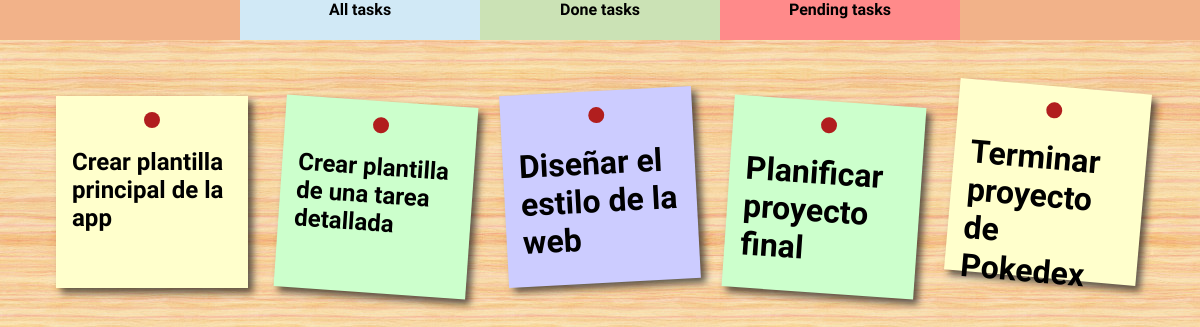
/todo/, run on an earlier commit of the app's database.
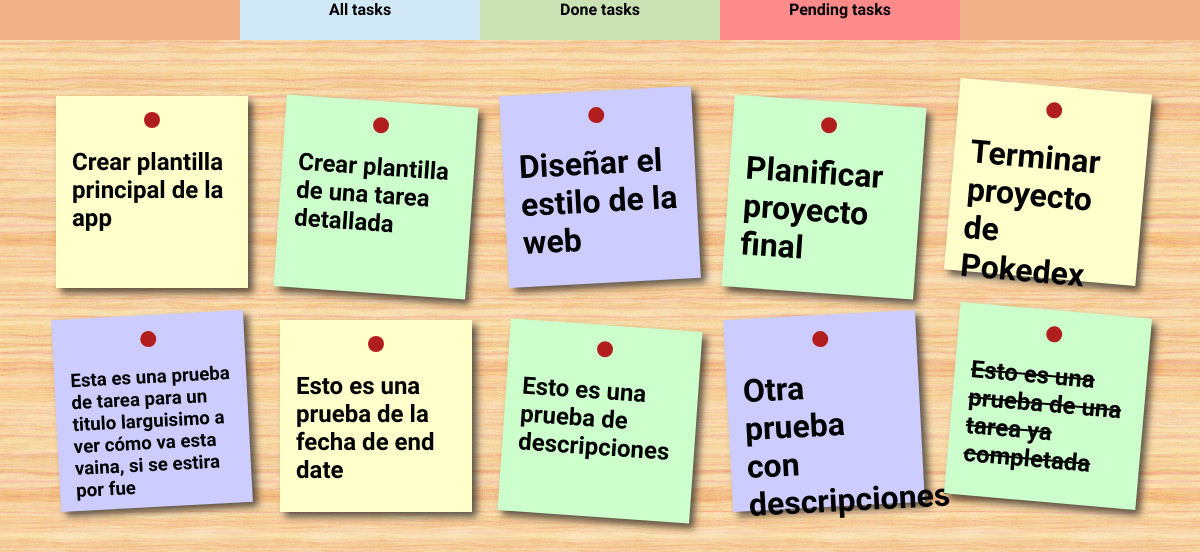
And on a later commit of the database.
### todo/models.py (models this page shows, shortened)
class Task(models.Model):
    title = models.CharField(max_length=100, blank=False, null=False)
    description = models.TextField(max_length=500, null=True, blank=True)
    created_at = models.DateTimeField(auto_now_add=True)
    deadline = models.DateField(null=True, blank=True)
    done = models.BooleanField(default=False)
    slug = models.SlugField(unique=True)

### todo/views.py (the view)
# urls.py: 2. Add a URL to urlpatterns:  path('', views.home, name='home')
def home(request):
    tasks = Task.objects.all()
    return render(request, 'todo/home.html', dict(tasks=tasks))

### todo/templates/todo/home.html (shortened to what this page needs)
{% extends "base.html" %}
{% block body %}
    <ul id="tasks-container">
        {% for task in tasks %}
        <li class>
            <a class="task" href="{% url 'todo:task_detail' task.slug %}">
                <div class="detail-container">
                    <div class="detail"></div>
                </div>
                <div {% if task.done %}style="text-decoration: line-through;"{% endif%}>
                {% if task.title|length < 30 %}
                    <h1 >{{ task.title }}</h1>
                {% elif task.title|length < 50 %}
                    <h2>{{ task.title }}</h2>
                {% else %}
                    <h3>{{ task.title }}</h3>
                {% endif %}
                </div>
            </a>
        </li>
        {% endfor %}
    </ul><br>
{% endblock body %}

### todo/templates/base.html (shortened to what this page needs)
{% load static %}
<!DOCTYPE html>
<html lang="en">
<head>
    <link rel="stylesheet" href="{% static "custom.css" %}">
</head>
<body>
    <header>
        <a href="{% url 'todo:home' %}" id="all-tasks">All tasks</a>
        <a href="{% url 'todo:done_tasks' %}" id="pending-tasks">Done tasks</a>
        <a href="{% url 'todo:pending_tasks' %}" id="done-tasks">Pending tasks</a>
    </header>
    {% block body %}{% endblock body %}
</body>
</html>

### todo/static/custom.css (style rules this page uses)
body { background-image: url(./assets/img/background.jpg); margin: 0; }
#tasks-container { margin: 0; padding-top: 10vh; display: flex; flex-wrap: wrap; justify-content: start; }
ul, li { list-style: none; }
.task { font-family: 'Reenie Beanie'; font-size: 1em; text-decoration:none; color:#000; background:#ffc; display:block; height:10em; width:10em; padding:1em; box-shadow: 5px 5px 7px rgba(33,33,33,.7); transition: 0.3s; }
ul li { margin: 1em; }
ul li:nth-child(even) a { transform:rotate(4deg); position:relative; top:5px; background:#cfc; }
ul li:nth-child(3n) a { transform:rotate(-3deg); position:relative; top:-5px; background:#ccf; }
ul li:nth-child(5n) a { transform:rotate(5deg); position:relative; top:-10px; }
.detail-container { display: flex; justify-content: center; }
.detail { background-color: rgb(177, 30, 30); border-radius: 50%; width: 1em; height: 1em; text-align: center; }
header { z-index: 10; position: fixed; display: flex; width: 100%; background-color: #f2b289; justify-content: center; align-items: center; font-family: "kalam"; font-weight: bold; text-align: center; }
header a { text-decoration: none; width: 20vw; height: 5vh; color: black; transition: 0.3s; }
#all-tasks { background-color: #D1E9F6; }
#pending-tasks { background-color: #CBE2B5; }
#done-tasks { background-color: #FF8A8A; }

What changed in the data, as far as the page shows it:
added Task: title "Esta es una prueba de tarea para un titulo larguisimo a ver cómo va esta vaina, si se estira por fue"
added Task: title "Esto es una prueba de la fecha de end date"
added Task: title "Esto es una prueba de descripciones"
added Task: title "Otra prueba con descripciones"
added Task: title "Esto es una prueba de una tarea ya completada", done True (drawn)
